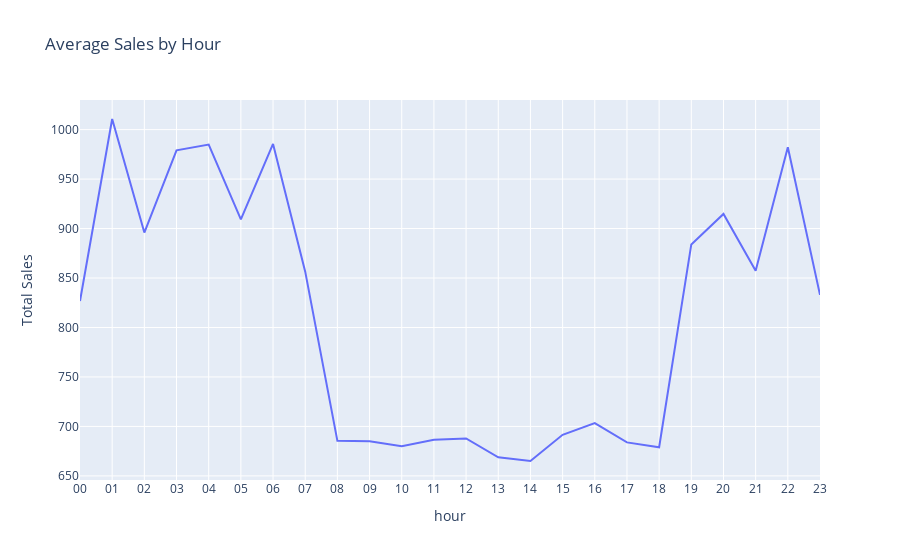

Notebook code cell kept with this figure:
### Code cell
temp = df.groupby('hour')['Total Sales'].mean().reset_index().sort_values('hour')

px.line(temp, x='hour', y='Total Sales', title='Average Sales by Hour')

### Figure 1 — Plotly figure (JSON) as saved in the notebook; plotly's stock layout.template omitted (floating-point values rounded to 4 significant figures)
{"data": [{"hovertemplate": "hour=%{x}<br>Total Sales=%{y}<extra></extra>", "legendgroup": "", "line": {"color": "#636efa", "dash": "solid"}, "marker": {"symbol": "circle"}, "mode": "lines", "name": "", "orientation": "v", "showlegend": false, "type": "scatter", "x": ["00", "01", "02", "03", "04", "05", "06", "07", "08", "09", "10", "11", "12", "13", "14", "15", "16", "17", "18", "19", "20", "21", "22", "23"], "xaxis": "x", "y": [826.8, 1011.0, 895.9, 979.1, 984.9, 909.3, 985.5, 856.4, 685.4, 685.1, 679.9, 686.5, 687.8, 668.9, 665.1, 691.5, 703.5, 683.8, 679.0, 884.0, 914.8, 857.4, 982.2, 832.9], "yaxis": "y"}], "layout": {"legend": {"tracegroupgap": 0}, "title": {"text": "Average Sales by Hour"}, "xaxis": {"anchor": "y", "domain": [0, 1], "title": {"text": "hour"}}, "yaxis": {"anchor": "x", "domain": [0, 1], "title": {"text": "Total Sales"}}}}
